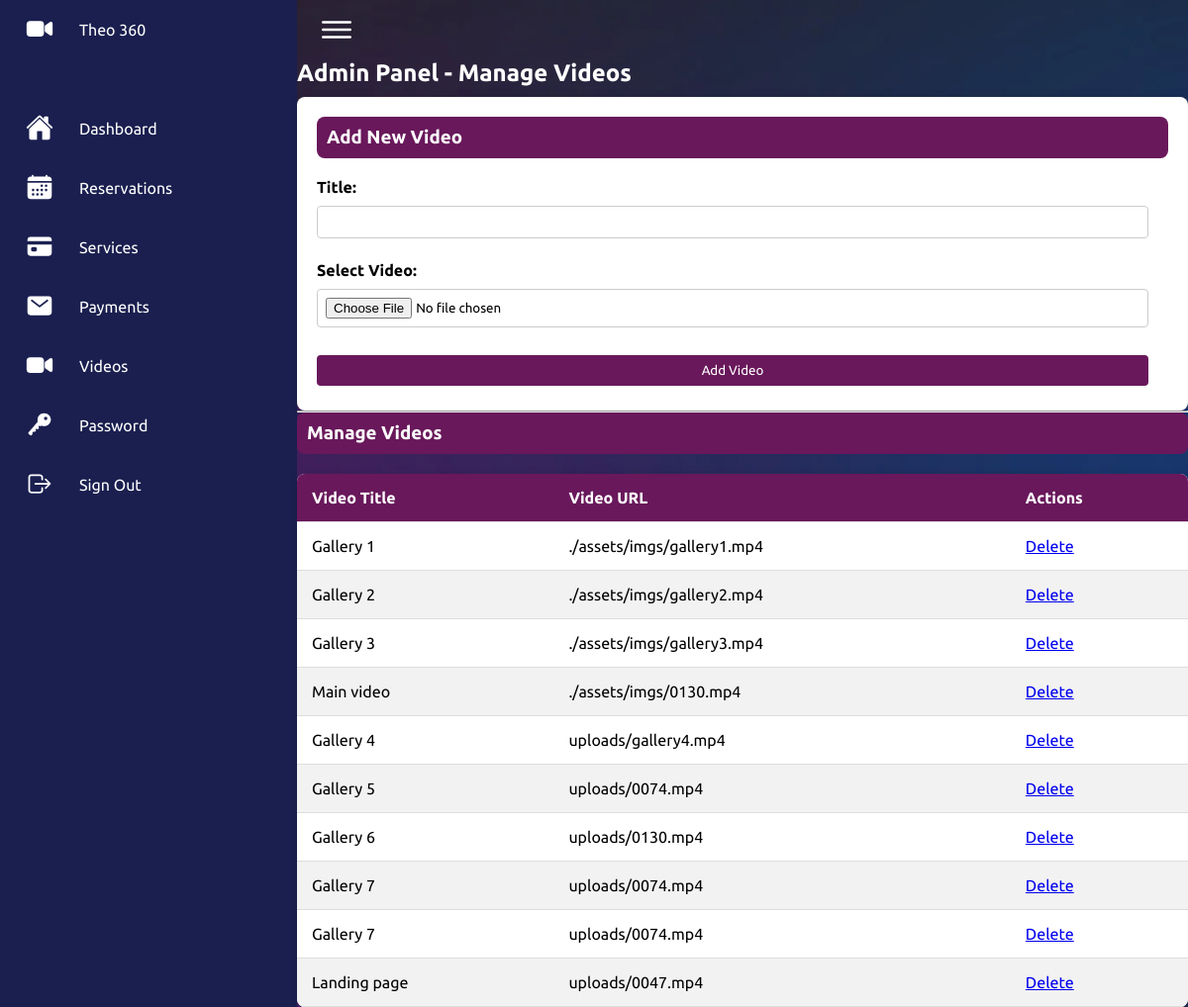
Page /v-display.php (signed in) on the committed database.
### tables this page shows
CREATE TABLE `videos` (
  `id` int(11) NOT NULL,
  `title` varchar(100) NOT NULL,
  `url` varchar(255) NOT NULL
);

### v-display.php (the view, shortened to what this page needs)
<?php
$host = '127.0.0.1';
$db = 'theo360';
$user = 'root';
$pass = '';
$conn = new mysqli($host, $user, $pass, $db);
$sql_select = "SELECT * FROM videos";
$result = $conn->query($sql_select);
?>
<!DOCTYPE html>
<html lang="en">
<head>
    <link rel="stylesheet" href="https://cdnjs.cloudflare.com/ajax/libs/font-awesome/5.15.4/css/all.min.css">
</head>
<body>
    <?php include("sidebar.php"); ?>
    <h2>Admin Panel - Manage Videos</h2>
    <form action="<?php echo $_SERVER['PHP_SELF']; ?>" method="POST" enctype="multipart/form-data">
        <h3>Add New Video</h3>
        <label for="title">Title:</label>
        <input type="text" id="title" name="title" required><br><br>
        <label for="video">Select Video:</label>
        <input type="file" id="video" name="video" accept="video/*" required><br><br>
        <button type="submit" name="add">Add Video</button>
    </form>
    <hr>
    <h3>Manage Videos</h3>
    <table>
        <thead>
            <tr>
                <th>Video Title</th>
                <th>Video URL</th>
                <th>Actions</th>
            </tr>
        </thead>
        <tbody>
            <?php
            if ($result->num_rows > 0) {
                while ($row = $result->fetch_assoc()) {
                    echo "<tr>";
                    echo "<td>" . $row['title'] . "</td>";
                    echo "<td>" . $row['url'] . "</td>";
                    echo "<td>";
                    echo '<a href="?delete=' . $row['vid_id'] . '" onclick="return confirm(\'Are you sure?\')">Delete</a>';
                    echo "</td>";
                    echo "</tr>";
                }
            } else {
                echo "<tr><td colspan='3'>No videos found</td></tr>";
            }
            ?>
        </tbody>
    </table>
</body>
</html>

### assets/css/style.css (style rules this page uses)
* { font-family: "Ubuntu", sans-serif; margin: 0; padding: 0; box-sizing: border-box; }
:root { --blue: #1A1F4F; --white: #fff; --gray: #f5f5f5; --black1: #222; --black2: #999; --purple: #69185B; }
body { min-height: 100vh; overflow-x: hidden; background-image: url('../imgs/bg.png'); background-position: center; background-size: cover; }

### v-display.php (style rules this page uses)
body { font-family: Arial, sans-serif; background-color: #f0f0f0; }
h2 { color: white; }
h3 { color: white; background-color: #69185B; padding: 10px; border-radius: 8px; margin-bottom: 20px; }
form { margin-top: 10px; background-color: #fff; padding: 20px; border-radius: 8px; box-shadow: 0 0 10px rgba(0, 0, 0, 0.1); }
form label { display: block; margin-bottom: 5px; font-weight: bold; }
input[type="text"], input[type="number"], input[type="file"], button { width: calc(100% - 20px); padding: 8px; margin: 5px 0; border: 1px solid #ccc; border-radius: 4px; box-sizing: border-box; }
button { background-color: #69185B; color: #fff; border: none; border-radius: 4px; cursor: pointer; }
table { width: 100%; border-collapse: collapse; background-color: #fff; box-shadow: 0 0 10px rgba(0, 0, 0, 0.1); border-radius: 8px; overflow: hidden; margin-top: 20px; }
table th, table td { padding: 15px; text-align: left; border-bottom: 1px solid #ddd; }
table th { background-color: #69185B; color: #fff; }
table tr:nth-child(even) { background-color: #f2f2f2; }

### rows in the picture
videos: title "Gallery 1", url "./assets/imgs/gallery1.mp4"
videos: title "Gallery 2", url "./assets/imgs/gallery2.mp4"
videos: title "Gallery 3", url "./assets/imgs/gallery3.mp4"
videos: title "Main video", url "./assets/imgs/0130.mp4"
videos: title "Gallery 4", url "uploads/gallery4.mp4"
videos: title "Gallery 5", url "uploads/0074.mp4"
videos: title "Gallery 6", url "uploads/0130.mp4"
videos: title "Gallery 7", url "uploads/0074.mp4"
videos: title "Gallery 7", url "uploads/0074.mp4"
videos: title "Landing page", url "uploads/0047.mp4"
